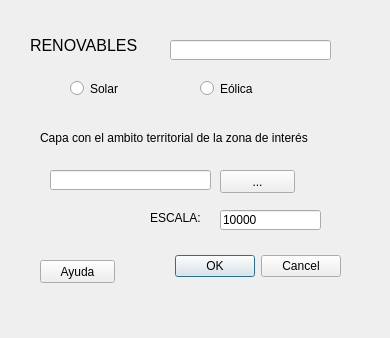
<?xml version="1.0" encoding="UTF-8"?>
<ui version="4.0">
 <class>RenovablesDialogBase</class>
 <widget class="QDialog" name="RenovablesDialogBase">
  <property name="geometry">
   <rect>
    <x>0</x>
    <y>0</y>
    <width>390</width>
    <height>338</height>
   </rect>
  </property>
  <property name="windowTitle">
   <string>Renovables</string>
  </property>
  <widget class="QDialogButtonBox" name="button_box">
   <property name="geometry">
    <rect>
     <x>170</x>
     <y>250</y>
     <width>171</width>
     <height>32</height>
    </rect>
   </property>
   <property name="orientation">
    <enum>Qt::Horizontal</enum>
   </property>
   <property name="standardButtons">
    <set>QDialogButtonBox::Cancel|QDialogButtonBox::Ok</set>
   </property>
  </widget>
  <widget class="QPushButton" name="help_button">
   <property name="geometry">
    <rect>
     <x>40</x>
     <y>260</y>
     <width>75</width>
     <height>23</height>
    </rect>
   </property>
   <property name="text">
    <string>Ayuda</string>
   </property>
  </widget>
  <widget class="QLabel" name="label_9">
   <property name="geometry">
    <rect>
     <x>30</x>
     <y>10</y>
     <width>331</width>
     <height>71</height>
    </rect>
   </property>
   <property name="font">
    <font>
     <pointsize>11</pointsize>
    </font>
   </property>
   <property name="text">
    <string>&lt;html&gt;&lt;head/&gt;&lt;body&gt;&lt;p&gt;&lt;span style=&quot; font-size:12pt;&quot;&gt;RENOVABLES&lt;/span&gt;&lt;/p&gt;&lt;/body&gt;&lt;/html&gt;</string>
   </property>
  </widget>
  <widget class="QLineEdit" name="ruta_capa_zona">
   <property name="geometry">
    <rect>
     <x>50</x>
     <y>170</y>
     <width>161</width>
     <height>20</height>
    </rect>
   </property>
   <property name="text">
    <string/>
   </property>
  </widget>
  <widget class="QPushButton" name="pushButton_ruta_capa_zona">
   <property name="geometry">
    <rect>
     <x>220</x>
     <y>170</y>
     <width>75</width>
     <height>23</height>
    </rect>
   </property>
   <property name="sizePolicy">
    <sizepolicy hsizetype="Fixed" vsizetype="Fixed">
     <horstretch>0</horstretch>
     <verstretch>0</verstretch>
    </sizepolicy>
   </property>
   <property name="text">
    <string>...</string>
   </property>
  </widget>
  <widget class="QLabel" name="label">
   <property name="geometry">
    <rect>
     <x>40</x>
     <y>130</y>
     <width>281</width>
     <height>16</height>
    </rect>
   </property>
   <property name="text">
    <string>Capa con el ambito territorial de la zona de interés</string>
   </property>
  </widget>
  <widget class="QRadioButton" name="radioButtonSolar">
   <property name="geometry">
    <rect>
     <x>70</x>
     <y>80</y>
     <width>82</width>
     <height>17</height>
    </rect>
   </property>
   <property name="text">
    <string>Solar</string>
   </property>
  </widget>
  <widget class="QRadioButton" name="radioButtonEolica">
   <property name="geometry">
    <rect>
     <x>200</x>
     <y>80</y>
     <width>82</width>
     <height>17</height>
    </rect>
   </property>
   <property name="text">
    <string>Eólica</string>
   </property>
  </widget>
  <widget class="QLineEdit" name="nombre_parque">
   <property name="geometry">
    <rect>
     <x>170</x>
     <y>40</y>
     <width>161</width>
     <height>20</height>
    </rect>
   </property>
   <property name="text">
    <string/>
   </property>
  </widget>
  <widget class="QLineEdit" name="lineEdit_escala">
   <property name="geometry">
    <rect>
     <x>220</x>
     <y>210</y>
     <width>101</width>
     <height>20</height>
    </rect>
   </property>
   <property name="text">
    <string>10000</string>
   </property>
  </widget>
  <widget class="QLabel" name="label_2">
   <property name="geometry">
    <rect>
     <x>150</x>
     <y>210</y>
     <width>61</width>
     <height>16</height>
    </rect>
   </property>
   <property name="text">
    <string>ESCALA:   1:</string>
   </property>
  </widget>
 </widget>
 <resources/>
 <connections>
  <connection>
   <sender>button_box</sender>
   <signal>accepted()</signal>
   <receiver>RenovablesDialogBase</receiver>
   <slot>accept()</slot>
   <hints>
    <hint type="sourcelabel">
     <x>20</x>
     <y>20</y>
    </hint>
    <hint type="destinationlabel">
     <x>20</x>
     <y>20</y>
    </hint>
   </hints>
  </connection>
  <connection>
   <sender>button_box</sender>
   <signal>rejected()</signal>
   <receiver>RenovablesDialogBase</receiver>
   <slot>reject()</slot>
   <hints>
    <hint type="sourcelabel">
     <x>20</x>
     <y>20</y>
    </hint>
    <hint type="destinationlabel">
     <x>20</x>
     <y>20</y>
    </hint>
   </hints>
  </connection>
 </connections>
</ui>
